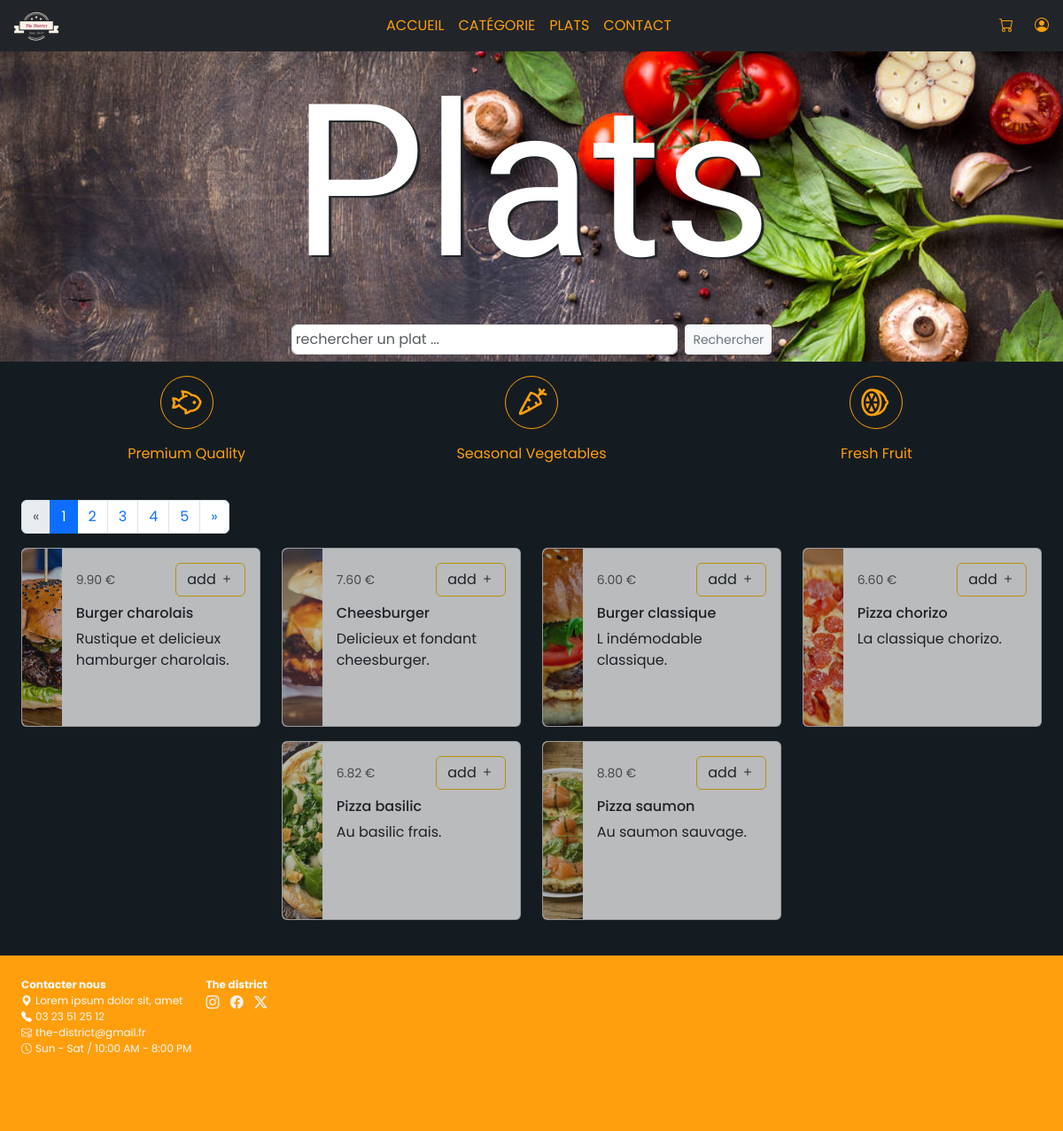
Screenshot of /plats.php with the database file from the repository.
### tables this page shows
CREATE TABLE `plat` (
  `id` int AUTO_INCREMENT PRIMARY KEY,
  `libelle` varchar(100) NOT NULL,
  `description` text NOT NULL,
  `prix` decimal(10,2) NOT NULL,
  `image` varchar(255) NOT NULL,
  `id_categorie` int NOT NULL,
  `active` varchar(10) NOT NULL,
  FOREIGN KEY (`id_categorie`) REFERENCES `categorie`(`id`)
);

### SQL/DAO.php (called while the page is built, shortened)
<?php
function get_plat($db, $nombre_plat_par_page, $page_courante) {
    $offset = ($page_courante - 1) * $nombre_plat_par_page;
    $requete = $db->query("SELECT * FROM plat LIMIT $nombre_plat_par_page OFFSET $offset");
    $tableau = $requete->fetchAll(PDO::FETCH_ASSOC);
    return $tableau;
}
?>

### plats.php (the view, shortened to what this page needs)
<?php
require 'header.php';
require 'SQL/DAO.php';
$db = connexionBase();
$nombre_total_plat = (int)$db->query("SELECT COUNT(id) FROM plat")->fetch(PDO::FETCH_NUM)[0];
$nombre_plat_par_page = 6;
$nombre_page = ceil($nombre_total_plat/$nombre_plat_par_page);
$page_courante = isset($_GET['page']) && ($_GET['page'] > 0) && ($_GET['page'] <=$nombre_page) ? (int)$_GET['page'] : (int)1;
$requete_plat = get_plat($db, $nombre_plat_par_page, $page_courante);
$mot_rechercher = isset($_GET['search']) ? htmlentities($_GET['search']) : "";
$resultat_recherche = get_recherche_bar($db, $mot_rechercher);
?>
<section>
  <div class="container-fluid p-4">
    <div class="row align-items-center justify-content-center container-plat">
      <?php if (isset($_GET['search'])) : ?>
        <a href="plats.php?afficher=touslesplats" class="link link-btn mb-4 text-warning">Voir tous les plats</a>
        <?php foreach ($resultat_recherche as $food) : ?>
          <div class="col-9 col-md-6 col-lg-3" data-key="<?=$food['libelle']; ?>">
            <div class="card mb-3" style="max-width: 540px;">
              <div class="row g-0">
                <div class="col-md-2">
                  <img src="<?=$food['image']; ?>" class="img-fluid rounded-start" alt="<?=$food['libelle']; ?>">
                </div>
                <div class="col-md-10">
                  <div class="card-body">
                    <div class="d-flex align-items-baseline justify-content-between align-self-end">
                      <p class="card-text"><small class="text-body-secondary"><?=$food['prix']; ?> €</small></p>
                      <a href="addpanier.php?id=<?=$food['id'];?>" class="btn small border-warning text-dark">add <i class="bi bi-plus"></i></a>
                    </div>
                    <h5 class="card-title fs-6"><?=$food['libelle']; ?></h5>
                    <p class="card-text"><?=$food['description']; ?></p>
                  </div>
                </div>
              </div>
            </div>
          </div>
        <?php endforeach; ?>
      <?php else : ?>
        <nav>
          <ul class="pagination">
            <?php
              $class_previous = ($page_courante > 1) ? '' : 'disabled';
              echo "<li class='page-item $class_previous'><a class='page-link' href='plats.php?page=" . ($page_courante - 1) . "'><span aria-hidden='true'>&laquo;</span></a></li>";
              for ($i = 1; $i <= $nombre_page; $i++) {
                $class_active = ($i - 1 === $page_courante - 1) ? ' active' : '';
                echo "<li class='page-item $class_active'><a class='page-link' href='plats.php?page=$i'>$i</a></li>";
              }
              $class_next = ($page_courante < $nombre_page) ? '' : 'disabled';
              echo "<li class='page-item $class_next'><a class='page-link' href='plats.php?page=" . ($page_courante + 1) . "'><span aria-hidden='true'>&raquo;</span></a></li>";
            ?>
          </ul>
        </nav>
        <?php foreach ($requete_plat as $food) : ?>
          <div class="col-9 col-md-6 col-lg-3" data-key="<?= $food['libelle']; ?>">
            <div class="card mb-3" style="max-width: 540px;">
              <div class="row g-0">
                <div class="col-md-2">
                  <img src="<?= $food['image']; ?>" class="img-fluid rounded-start" alt="<?= $food['libelle']; ?>">
                </div>
                <div class="col-md-10">
                  <div class="card-body">
                    <div class="d-flex align-items-baseline justify-content-between align-self-end">
                      <p class="card-text"><small class="text-body-secondary"><?= $food['prix']; ?> €</small></p>
                      <a href="addpanier.php?id=<?=$food['id'];?>" class="btn small border-warning text-dark">add <i class="bi bi-plus"></i></a>
                    </div>
                    <h5 class="card-title fs-6"><?= $food['libelle']; ?></h5>
                    <p class="card-text"><?= $food['description']; ?></p>
                  </div>
                </div>
              </div>
            </div>
          </div>
        <?php endforeach; ?>
      <?php endif; ?>
    </div>
  </div>
</section>
<?php require 'footer.php'; ?>

### assets/css/plat.css (style rules this page uses)
body { font-family: Arial, Helvetica, sans-serif; font-family: "Poppins", sans-serif; background-color: #151C21; font-size: clamp(10px, 3vmin, 16px); }
:root { --color-main : #151C21; --shadow-color : #1E2326; --white-color : #f1f1f1; --accent-color : #FF9F0D; --logo-color : #980848; }
.container-plat img, .food-card img { width: 100%; height: 200px; object-fit: cover; object-position: center; }
.card { opacity: 0.7; }

### rows the page displays
plat: image (picture), prix "9.90", libelle "Burger charolais", description "Rustique et delicieux hamburger charolais."
plat: image (picture), prix "7.60", libelle "Cheesburger", description "Delicieux et fondant cheesburger."
plat: image (picture), prix "6.00", libelle "Burger classique", description "L indémodable classique."
plat: image (picture), prix "6.60", libelle "Pizza chorizo", description "La classique chorizo."
plat: image (picture), prix "6.82", libelle "Pizza basilic", description "Au basilic frais."
plat: image (picture), prix "8.80", libelle "Pizza saumon", description "Au saumon sauvage."

### other values shown
$baniereTitle "Plats"
